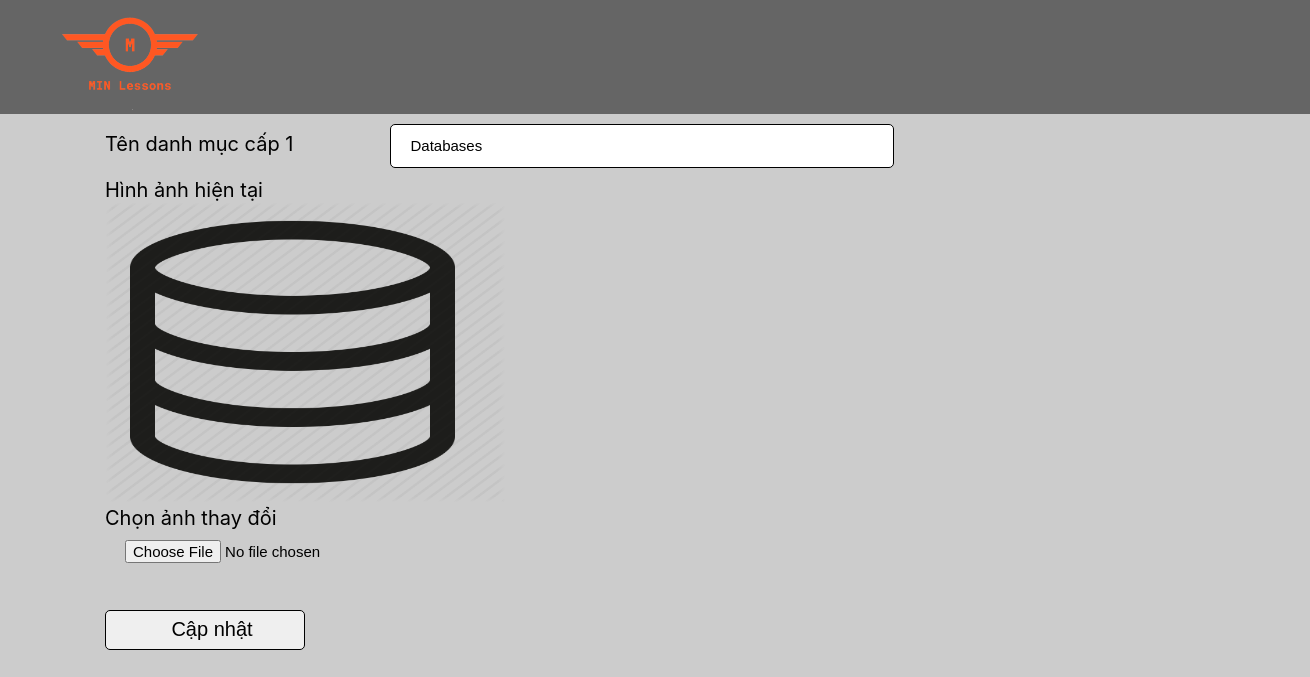
The page /giaovien/code_sua_dmlv1.php?id=2 on the database its author committed.
### tables this page shows
CREATE TABLE `table_danhmuc_lv1` (
  `id` int(11) NOT NULL,
  `ten` varchar(255) DEFAULT NULL,
  `photo` varchar(255) DEFAULT NULL,
  `trangthai` int(11) NOT NULL
);

### giaovien/code_sua_dmlv1.php (the view, shortened to what this page needs)
<!DOCTYPE html>
<html>
<head>
	<link rel="stylesheet" href="../scss/sua.css">
</head>
<body>
	<header class="header">
		<div class="inner">
			<div class="left">
				<a href="../index.php"><img src="../image/logo/logo_MIN_Lessons.png" width="150px"></a>
			</div>
		</div>
	</header>
	<main>
		<?php include '../database/config.php'; ?>
		<?php if(isset($_GET['id'])){
			if (!$conn) {
				die("Kết nối thất bại: " . mysqli_connect_error());
			}else{
				$id = $_GET['id'];
				$sql = "select * from table_danhmuc_lv1 where id = $id";
				$list = $conn->query($sql);
				foreach ($list as $value);
			}
		}
				?>
<?php if(!empty($value)){ ?>
	<div class="inner">
		<div id="soanbaigiang" class="content_tab_baigiang">
			<section class="info_profile">
				<form method="POST" enctype="multipart/form-data">
					<div class="wrap_baigiang">
						<label id="lv1">Tên danh mục cấp 1</label>
						<input type="text" name="ten" value="<?= $value['ten'] ?>">
					</div>
					<div class="wrap_baigiang">
						<label id="lv1">Hình ảnh hiện tại</label><br>
						<img src="../upload/danhmuclv1/<?= $value['photo'] ?>"><br>
						<label id="lv1">Chọn ảnh thay đổi</label><br>
						<input id="file" name="photo" type="file">
					</div>
					<input id="edit" type="submit" name="btnUpdate" value="Cập nhật">
				</form>
			</section>
		</div>
	</div>
<?php } ?>
</main>
</body>
</html>

### scss/sua.css (style rules this page uses)
body { background: rgba(0,0,0,0.2);margin: 0;padding: 0;box-sizing: border-box;font-family: medium-content-sans-serif-font, -apple-system, BlinkMacSystemFont, "Segoe UI", Roboto, Oxygen, Ubuntu, Cantarell, "Open Sans", "Helvetica Neue", sans-serif; }
header { width: 100%; }
main { padding-left: 100px; }
label { display: inline-block;font-size: 20px;padding-right: 30px; }
input { border-radius: 5px;outline: none;width: 40%;height: 40px;border:1px solid black;font-size: 15px;padding-left:20px;margin: 10px 0; }
#lv1 { width: 250px; }
#file { border:none;display: inline; }
#edit { width: 200px;font-size: 20px;margin: 20px 0; }
.header { background: rgba(0,0,0,0.5); }
.inner { width: 1200px;margin: 0 auto;position: relative; }
.wrap_baigiang img { width: 400px;height: 300px; }

### rows shown on the page
table_danhmuc_lv1: ten "Databases", photo (picture)
